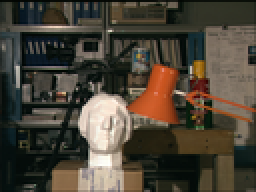
%> input picture left.png, 128 x 96 px, shrunk from 384 x 288 before the run (shown 2 times larger)
$ octave stereoDynamicProgramming1.m   (GNU Octave 9; MATLAB toolbox functions it lacks are replaced by stand-ins)
%> lines starting %> are read from the running program, lines starting %| are printed output that depends on the picture
% Stereo Matching using Dynamic Programming (with Left-Right Axes DSI)
% Computes a disparity map from a rectified stereo pair using Dynamic Programming

% Parameters
dispLevels = 16;% disparity range: 0 to dispLevels-1
Pocc = 5; %occlusion penalty
Pdisc = 1; %vertical discontinuity penalty

% Load left and right images in grayscale
leftImg = rgb2gray(imread('left.png'));
%> leftImg: size 96x128 uint8; min 1, max 254, mean 68.4
rightImg = rgb2gray(imread('right.png'));
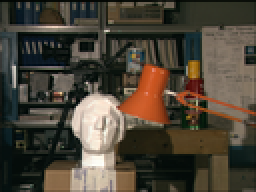
%> input picture right.png, 128 x 96 px, shrunk from 384 x 288 before the run (shown 2 times larger)
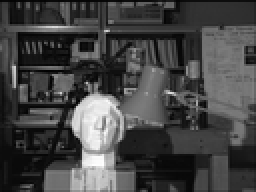
%> rightImg: size 96x128 uint8 (shown 2 times larger); min 1, max 255, mean 68.8

% Apply a Gaussian filter
leftImg = imgaussfilt(leftImg,0.6,'FilterSize',5);
rightImg = imgaussfilt(rightImg,0.6,'FilterSize',5);

% Get the size
[rows,cols] = size(leftImg);
%> rows = 96; cols = 128

% Convert to int32
leftImg = int32(leftImg);
%> leftImg: size 96x128 int32
rightImg = int32(rightImg);
%> rightImg: size 96x128 int32

D = intmax*ones(cols+1,cols+1,'int32'); %minimum costs
T = zeros(cols+1,cols+1,'int32'); %transitions
dispMap = zeros(rows,cols);

% For each scanline
for y = 1:rows

    % Compute matching cost
    L = leftImg(y,:); %left scanline
    R = rightImg(y,:); %right scanline
    C = abs(L-R.'); %matching cost

    % Keep previous transitions
    T0 = T;

    % Compute DP table (forward pass)
    D(1,1:dispLevels) = (0:dispLevels-1)*Pocc;
    T(1,2:dispLevels) = 2;
    for j = 2:cols+1
        for i = j:min(j+dispLevels-1,cols+1)
            % Compute cost for match and costs for occlusions
            c1 = D(j-1,i-1) + C(j-1,i-1);
            c2 = D(j,i-1) + Pocc;
            c3 = D(j-1,i) + Pocc;

            % Add discontinuity cost
            if T0(j,i) == 1
                c2 = c2 + Pdisc;
                c3 = c3 + Pdisc;
            elseif T0(j,i) == 2
                c1 = c1 + Pdisc;
                c3 = c3 + Pdisc;
            elseif T0(j,i) == 3
                c1 = c1 + Pdisc;
                c2 = c2 + Pdisc;
            end

            % Find minimum cost
            if c1 <= c2 && c1 <= c3
                D(j,i) = c1;
                T(j,i) = 1; %match
            elseif c2 <= c3
                D(j,i) = c2;
                T(j,i) = 2; %left occlusion
            else
                D(j,i) = c3;
                T(j,i) = 3; %right occlusion
            end
        end
    end

    % Compute disparity map (backtracking)
    i = cols+1;
    j = cols+1;
    while i > 1
        if T(j,i) == 1
            dispMap(y,i-1) = i-j;
            i = i-1;
            j = j-1;
        elseif T(j,i) == 2
            dispMap(y,i-1) = i-j; %comment this line for occlusion handling
            i = i-1;
        elseif T(j,i) == 3
            j = j-1;
        end
    end
end
%> this loop made 96 passes
%> pass 1, `C = abs(L-R.');`:
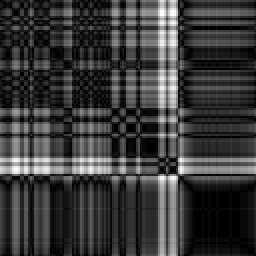
%> C: size 128x128 int32 (shown 2 times larger); min 0, max 30, mean 6.8; drawn with min black and max white
%> after the loop:
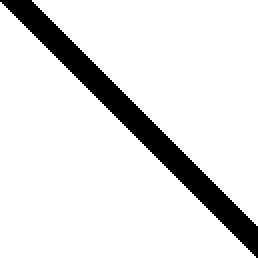
%> D: size 129x129 int32 (shown 2 times larger); min 0, max 2147483647, mean 1.9e+09; drawn with min black and max white
%> after the loop:
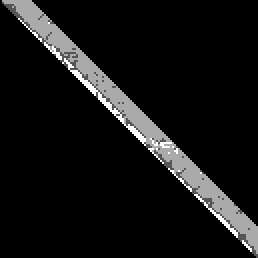
%> T: size 129x129 int32 (shown 2 times larger); min 0, max 3, mean 0.232; drawn with min black and max white
%> after the loop:
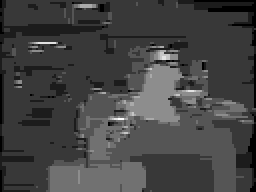
%> dispMap: size 96x128 double (shown 2 times larger); min 0, max 9, mean 2.4; drawn with min black and max white

% Normalize the disparity map for display
scaleFactor = 256/dispLevels;
dispImg = uint8(dispMap*scaleFactor);
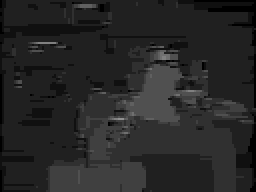
%> dispImg: size 96x128 uint8 (shown 2 times larger); min 0, max 144, mean 38.4

% Show disparity map
figure; imshow(dispImg)

% Save disparity map
imwrite(dispImg,'disparity.png')
